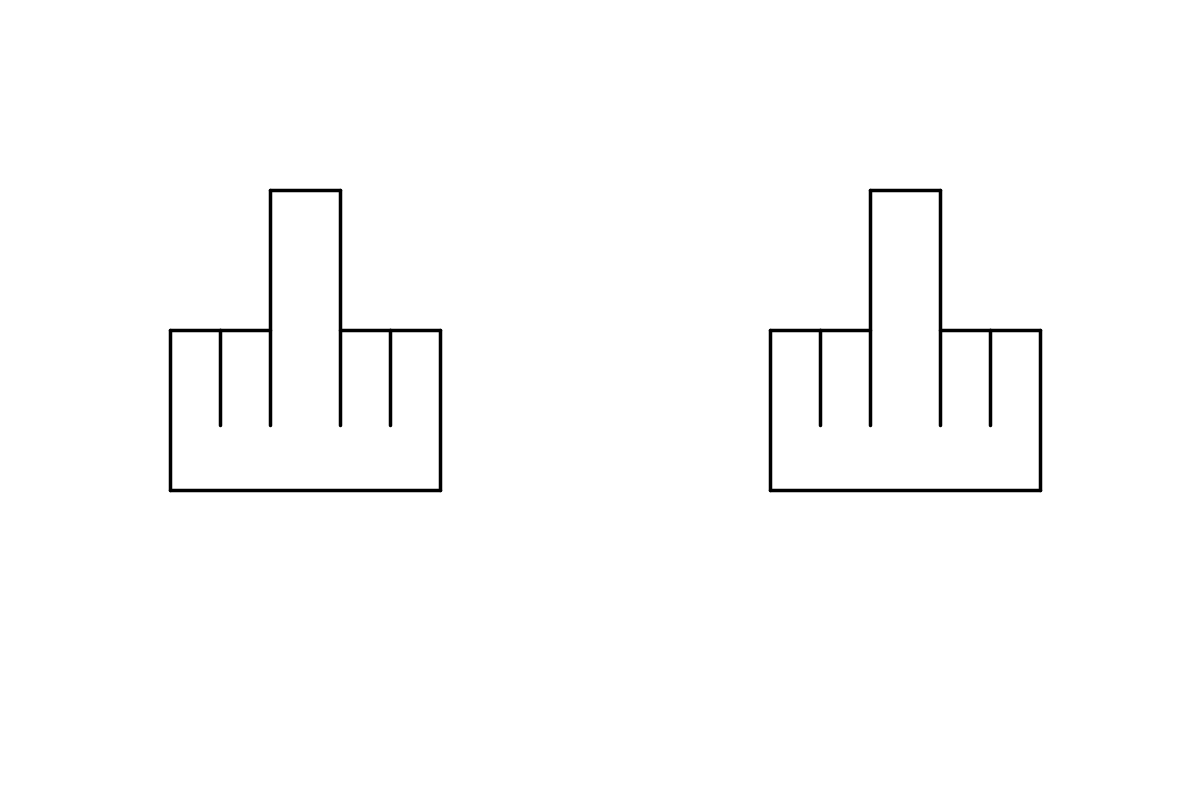
Frame 1 (no input)
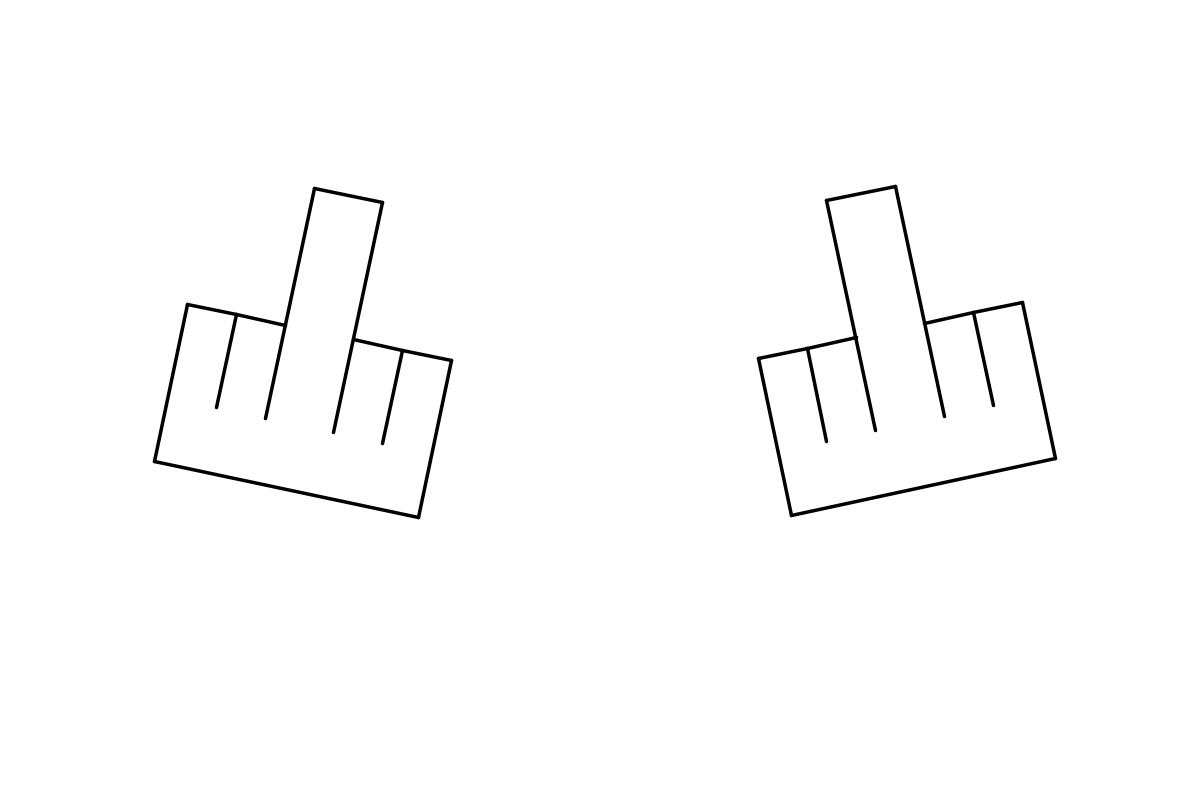
Frame 60 (the mouse pressed at the canvas centre just before this capture)
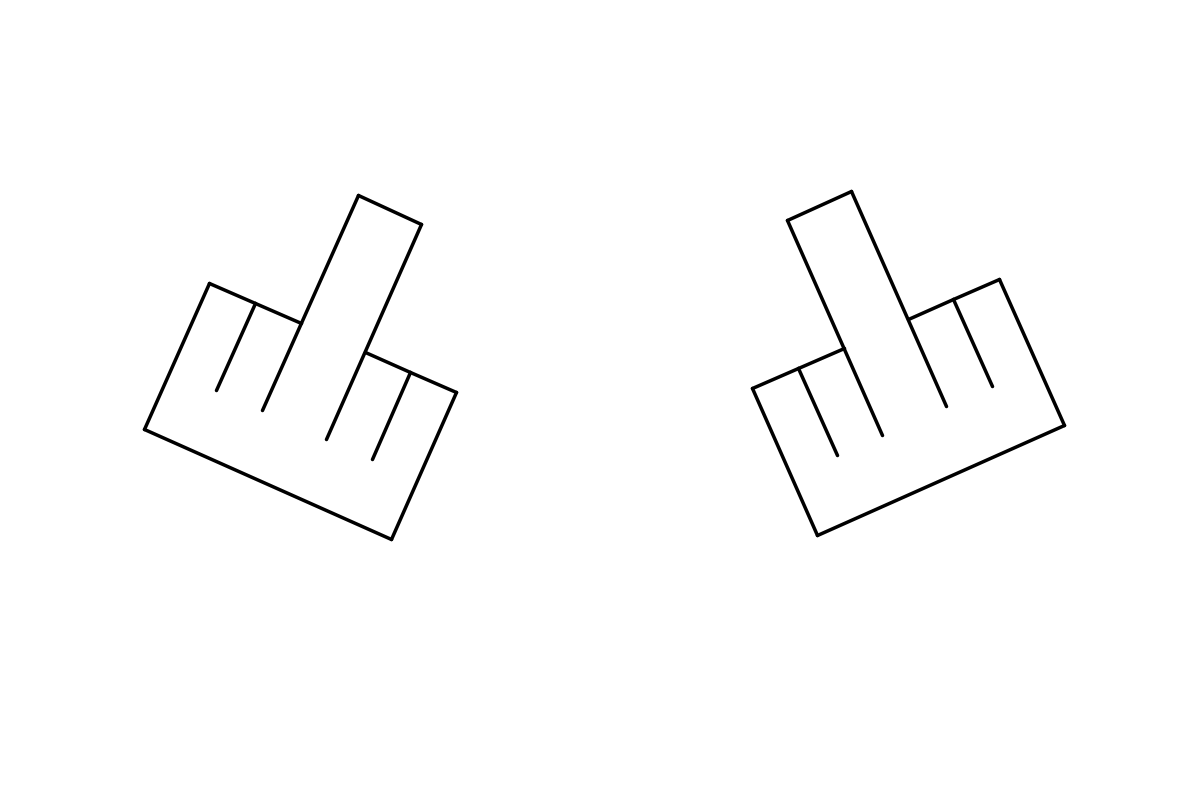
Frame 120 (the mouse held since frame 60 and released just before this capture)

The Processing sketch that drew these frames (run headless with seeded random() and noise(); from frame 60 on, the mouse is pressed at the canvas centre):

// Processing sketch: DONT_PLAY_ME_FIXED_by_Gregor
// ── DONT_PLAY_ME_FIXED_by_Gregor.pde
int Angle = 0;
int Change = 2;
final int LimitA = 65;

void setup()
{
  size(1200, 800);
  smooth();
  frameRate(60);
}

void draw()
{
  background(255);
  pushMatrix();
  drawFinger();
  Angle += Change;

  // if the object has moved past its limit,
  // reverse direction and set within limits.
  if (Angle > LimitA || Angle < 0)
  {
    Change = -Change;
    Angle += Change;
  }
  popMatrix();
}

void drawFinger()
{

  drawLeftFinger();
  drawRightFinger();

}

void drawLeftFinger()
{
  pushMatrix();
  translate(900, 400);
  rotate(radians(-Angle));
 strokeWeight(3.5);

line(-130,90,140,90); //bund linje

line(-30,25,-30,-210);
line(-30,-210,40,-210);
line(40,-210,40,25); //middle finger

line(40,-70,90,-70);
line(90,-70,90,25); //middle right finger

line(90,-70,140,-70);
line(140,-70,140,90); //right finger

line(-30,-70,-80,-70);
line(-80,-70,-80,25); //middle left finger

line(-80,-70,-130,-70);
line(-130,-70,-130,90); //left finger
  popMatrix();
}

void drawRightFinger()
{
  pushMatrix();
  translate(300, 400);
  rotate(radians(Angle));
 strokeWeight(3.5);

line(-130,90,140,90); //bund linje

line(-30,25,-30,-210);
line(-30,-210,40,-210);
line(40,-210,40,25); //middle finger

line(40,-70,90,-70);
line(90,-70,90,25); //middle right finger

line(90,-70,140,-70);
line(140,-70,140,90); //right finger

line(-30,-70,-80,-70);
line(-80,-70,-80,25); //middle left finger

line(-80,-70,-130,-70);
line(-130,-70,-130,90); //left finger
  popMatrix();
}
